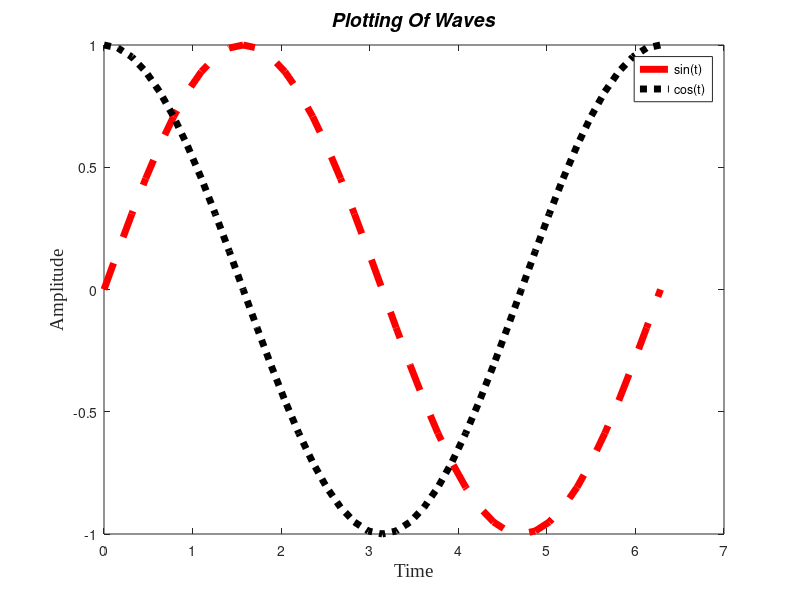

This chart was generated by the following MATLAB code:
%Plotting different waveforms using different colors and font
%The code plots two signals,changes their font and fontsize using various
%commands like Fontsize,FontName,legend
%Created by- Atharva Yadahalli



clc;
clear all;
close all;

figure
t = 0:pi/20:2*pi;
g = plot(t,sin(t),'--r')
set(g,'LineWidth',5); 
%LineWidth is used to set the width of the line


hold on
t = 0:pi/20:2*pi;
q =plot(t,cos(t),':k')
set(q,'LineWidth',5)%set specifies the value of the property name identified by q
legend('sin(t)','cos(t)')%legend is used to define and differentiate between 2 waves tha have been plotted
xlabel('Time','Fontsize',14,'FontName','Times New Roman')
%xlabel is used to label X-axis
ylabel('Amplitude','Fontsize',14,'FontName','Times New Roman')
%ylabel is used to name Y-axis
title('Plotting Of Waves','Fontsize',14,'FontAngle','Italic')
%FontAngle is used to change the attributes of the used font
 
 
 
 
 
 
 
 
 
 
 
 
 
 
 
 
 
 
 
 